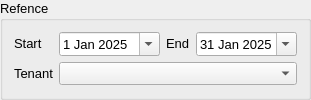
    <widget class="QGroupBox" name="groupBox">
     <property name="font">
      <font>
       <pointsize>10</pointsize>
      </font>
     </property>
     <property name="title">
      <string>Refence</string>
     </property>
     <layout class="QGridLayout" name="gridLayout_2">
      <item row="0" column="0">
       <widget class="QLabel" name="label_2">
        <property name="sizePolicy">
         <sizepolicy hsizetype="Maximum" vsizetype="Maximum">
          <horstretch>0</horstretch>
          <verstretch>0</verstretch>
         </sizepolicy>
        </property>
        <property name="font">
         <font>
          <pointsize>10</pointsize>
         </font>
        </property>
        <property name="text">
         <string>Start</string>
        </property>
       </widget>
      </item>
      <item row="0" column="1">
       <widget class="QDateEdit" name="de_date_start">
        <property name="enabled">
         <bool>true</bool>
        </property>
        <property name="sizePolicy">
         <sizepolicy hsizetype="Preferred" vsizetype="Maximum">
          <horstretch>0</horstretch>
          <verstretch>0</verstretch>
         </sizepolicy>
        </property>
        <property name="font">
         <font>
          <pointsize>10</pointsize>
         </font>
        </property>
        <property name="styleSheet">
         <string notr="true"/>
        </property>
        <property name="readOnly">
         <bool>false</bool>
        </property>
        <property name="minimumDate">
         <date>
          <year>2014</year>
          <month>1</month>
          <day>1</day>
         </date>
        </property>
        <property name="calendarPopup">
         <bool>true</bool>
        </property>
        <property name="date">
         <date>
          <year>2025</year>
          <month>1</month>
          <day>1</day>
         </date>
        </property>
       </widget>
      </item>
      <item row="0" column="2">
       <widget class="QLabel" name="label_3">
        <property name="sizePolicy">
         <sizepolicy hsizetype="Maximum" vsizetype="Maximum">
          <horstretch>0</horstretch>
          <verstretch>0</verstretch>
         </sizepolicy>
        </property>
        <property name="font">
         <font>
          <pointsize>10</pointsize>
         </font>
        </property>
        <property name="text">
         <string>End</string>
        </property>
       </widget>
      </item>
      <item row="0" column="3">
       <widget class="QDateEdit" name="de_date_end">
        <property name="enabled">
         <bool>true</bool>
        </property>
        <property name="sizePolicy">
         <sizepolicy hsizetype="Preferred" vsizetype="Maximum">
          <horstretch>0</horstretch>
          <verstretch>0</verstretch>
         </sizepolicy>
        </property>
        <property name="font">
         <font>
          <pointsize>10</pointsize>
         </font>
        </property>
        <property name="styleSheet">
         <string notr="true"/>
        </property>
        <property name="readOnly">
         <bool>false</bool>
        </property>
        <property name="calendarPopup">
         <bool>true</bool>
        </property>
        <property name="date">
         <date>
          <year>2025</year>
          <month>1</month>
          <day>31</day>
         </date>
        </property>
       </widget>
      </item>
      <item row="1" column="0">
       <widget class="QLabel" name="label">
        <property name="sizePolicy">
         <sizepolicy hsizetype="Maximum" vsizetype="Maximum">
          <horstretch>0</horstretch>
          <verstretch>0</verstretch>
         </sizepolicy>
        </property>
        <property name="font">
         <font>
          <pointsize>10</pointsize>
         </font>
        </property>
        <property name="text">
         <string>Tenant</string>
        </property>
       </widget>
      </item>
      <item row="1" column="1" colspan="3">
       <widget class="QComboBox" name="cb_tenant">
        <property name="enabled">
         <bool>true</bool>
        </property>
        <property name="sizePolicy">
         <sizepolicy hsizetype="Preferred" vsizetype="Maximum">
          <horstretch>0</horstretch>
          <verstretch>0</verstretch>
         </sizepolicy>
        </property>
        <property name="font">
         <font>
          <pointsize>10</pointsize>
         </font>
        </property>
        <property name="styleSheet">
         <string notr="true"/>
        </property>
       </widget>
      </item>
     </layout>
    </widget>
